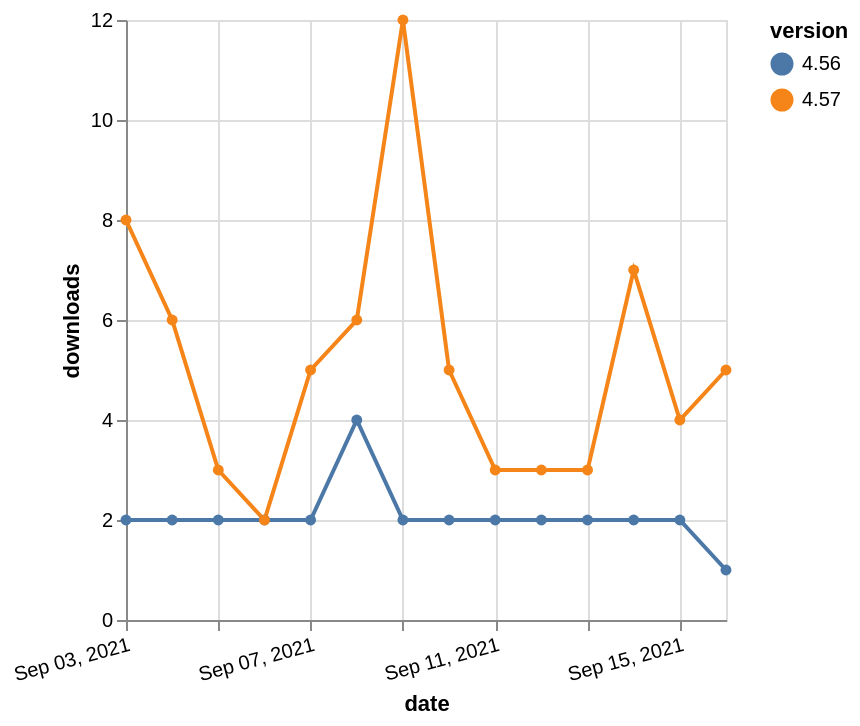

Describe this chart as a Vega-Lite specification.
### Vega-Lite specification from a JSON file in a GitHub repository (floating-point values rounded to 4 significant figures)
{"$schema": "https://vega.github.io/schema/vega-lite/v5.json", "description": "A simple bar chart with embedded data.", "data": {"values": [{"date": "2021-09-03", "total": 2999, "delta": 2, "version": "4.56"}, {"date": "2021-09-04", "total": 3001, "delta": 2, "version": "4.56"}, {"date": "2021-09-05", "total": 3003, "delta": 2, "version": "4.56"}, {"date": "2021-09-06", "total": 3005, "delta": 2, "version": "4.56"}, {"date": "2021-09-07", "total": 3007, "delta": 2, "version": "4.56"}, {"date": "2021-09-08", "total": 3011, "delta": 4, "version": "4.56"}, {"date": "2021-09-09", "total": 3013, "delta": 2, "version": "4.56"}, {"date": "2021-09-10", "total": 3015, "delta": 2, "version": "4.56"}, {"date": "2021-09-11", "total": 3017, "delta": 2, "version": "4.56"}, {"date": "2021-09-12", "total": 3019, "delta": 2, "version": "4.56"}, {"date": "2021-09-13", "total": 3021, "delta": 2, "version": "4.56"}, {"date": "2021-09-14", "total": 3023, "delta": 2, "version": "4.56"}, {"date": "2021-09-15", "total": 3025, "delta": 2, "version": "4.56"}, {"date": "2021-09-16", "total": 3026, "delta": 1, "version": "4.56"}, {"date": "2021-09-03", "total": 12266, "delta": 8, "version": "4.57"}, {"date": "2021-09-04", "total": 12272, "delta": 6, "version": "4.57"}, {"date": "2021-09-05", "total": 12275, "delta": 3, "version": "4.57"}, {"date": "2021-09-06", "total": 12277, "delta": 2, "version": "4.57"}, {"date": "2021-09-07", "total": 12282, "delta": 5, "version": "4.57"}, {"date": "2021-09-08", "total": 12288, "delta": 6, "version": "4.57"}, {"date": "2021-09-09", "total": 12300, "delta": 12, "version": "4.57"}, {"date": "2021-09-10", "total": 12305, "delta": 5, "version": "4.57"}, {"date": "2021-09-11", "total": 12308, "delta": 3, "version": "4.57"}, {"date": "2021-09-12", "total": 12311, "delta": 3, "version": "4.57"}, {"date": "2021-09-13", "total": 12314, "delta": 3, "version": "4.57"}, {"date": "2021-09-14", "total": 12321, "delta": 7, "version": "4.57"}, {"date": "2021-09-15", "total": 12325, "delta": 4, "version": "4.57"}, {"date": "2021-09-16", "total": 12330, "delta": 5, "version": "4.57"}]}, "width": "container", "mark": {"type": "line", "point": {"filled": true}}, "encoding": {"x": {"field": "date", "type": "temporal", "timeUnit": "yearmonthdate", "title": "date", "axis": {"labelAngle": -15}}, "y": {"field": "delta", "type": "quantitative", "title": "downloads"}, "color": {"field": "version", "type": "nominal"}, "tooltip": {"field": "delta"}}}
